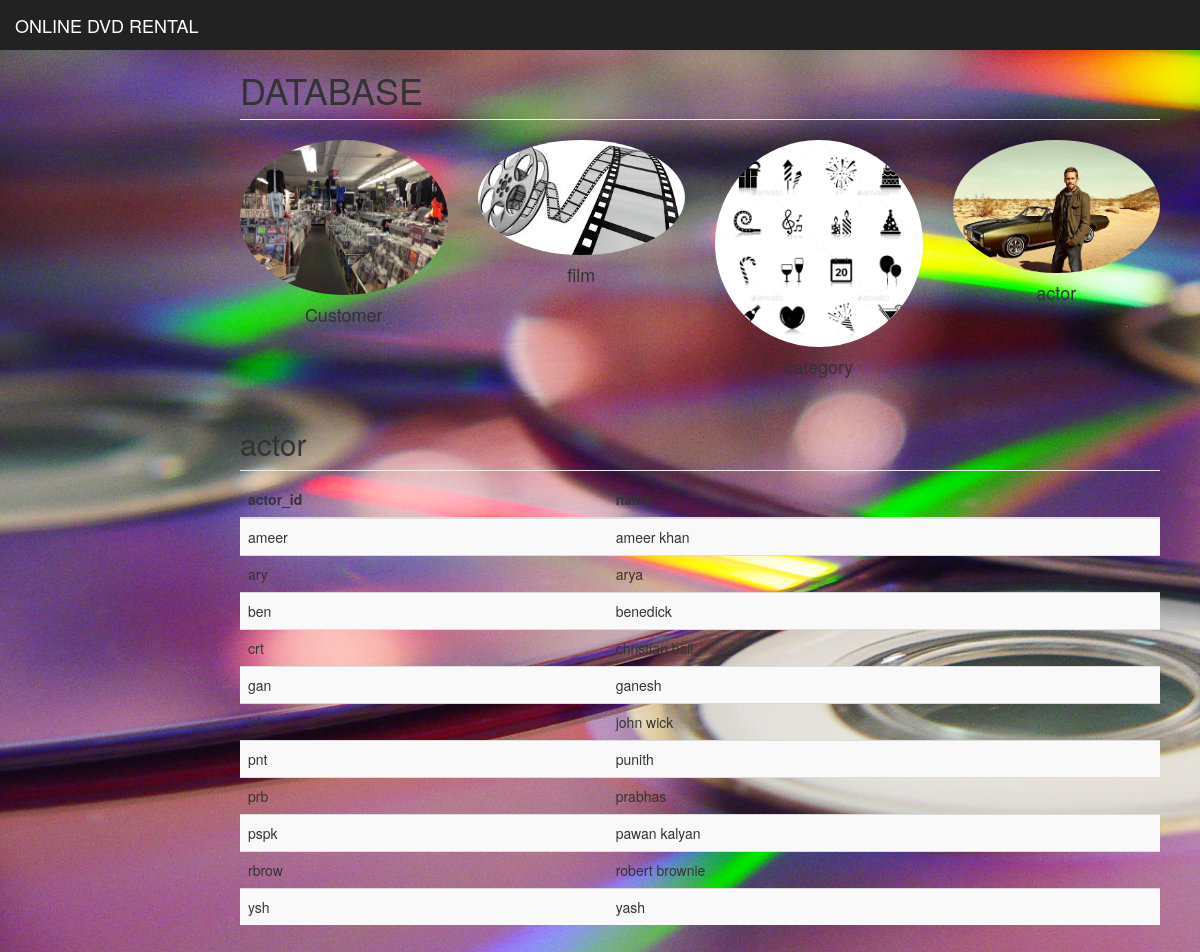
/DVD/Dash/index3.php, run on the app's committed database.
### tables this page shows
create table actor (actor_id varchar(50) primary key,name varchar(100));

### DVD/Dash/index3.php (the view, shortened to what this page needs)
<!DOCTYPE html>
<html lang="en">
  <head>
    <link href="bootstrap.min.css" rel="stylesheet">
    <link href="ie10-viewport-bug-workaround.css" rel="stylesheet">
    <link href="dashboard.css" rel="stylesheet">
  </head>
  <body  background="r22.jpg">
    <nav class="navbar navbar-inverse navbar-fixed-top">
      <div class="container-fluid">
        <div class="navbar-header">
        <a class="navbar-brand" href="\minidb/dvd/index.php">ONLINE DVD RENTAL </a>
        </div>
        <div id="navbar" class="navbar-collapse collapse">
          <ul class="nav navbar-nav navbar-right">
            <li><a href="#"></a></li>
            <li><a href="#"></a></li>
            <li><a href="#"></a></li>
            <li><a href="#"></a></li>
          </ul>
        </div>
      </div>
    </nav>
        <div class="col-sm-9 col-sm-offset-3 col-md-10 col-md-offset-2 main">
          <h1 class="page-header">DATABASE</h1>
          <div class="row placeholders">
            <div class="col-xs-6 col-sm-3 placeholder">
              <a href="index.php"><img src="images (23).jpg" width="350" height="300" class="img-responsive" alt="Generic placeholder thumbnail"></a>
            <h4>Customer</h4>
            </div>
            <div class="col-xs-6 col-sm-3 placeholder">
              <a href="index1.php"><img src="download.jpg" width="350" height="300" class="img-responsive" alt="Generic placeholder thumbnail"></a>
              <h4>film</h4>
            </div>
            <div class="col-xs-6 col-sm-3 placeholder">
              <a href="index2.php"><img src="images (7).png" width="350" height="350" class="img-responsive" alt="Generic placeholder thumbnail"></a>
              <h4>category</h4>
            </div>
            <div class="col-xs-6 col-sm-3 placeholder">
              <a href="index3.php"><img src="images (22).jpg" width="300" height="300" class="img-responsive" alt="Generic placeholder thumbnail"></a>
              <h4>actor</h4>
            </div>
          </div>
          <h2 class="sub-header">actor</h2>
          <div class="table-responsive">
            <table class="table table-striped">
              <thead>
                <tr>
                  <th>actor_id</th>
				  <th>name</th>
                </tr>
              </thead>
              <tbody>
               <?php
					$link = mysqli_connect("localhost", "root", "", "dvr1");
						$sql = "SELECT actor_id,name FROM actor";
					if($result = mysqli_query($link, $sql)){
					if(mysqli_num_rows($result) > 0){
                    while($row = mysqli_fetch_array($result)){
                        echo "<tr>";
                        echo "<td>" . $row['actor_id'] . "</td>";
						echo "<td>" . $row['name'] . "</td>";
                        echo "</tr>";
                    }
            } else{
                  echo "Could not search";
                }
            } else{
                echo "ERROR: Could not able to execute $sql. " . mysqli_error($link);
		}
		?>
              </tbody>
            </table>
          </div>
        </div>
  </body>
</html>

### DVD/Dash/dashboard.css (style rules this page uses)
body { padding-top: 50px; }
.sub-header { padding-bottom: 10px; border-bottom: 1px solid #eee; }
.navbar-fixed-top { border: 0; }
.main { padding: 20px; }
@media (min-width: 768px) { .main { padding-right: 40px; padding-left: 40px; } }
.main .page-header { margin-top: 0; }
.placeholders { margin-bottom: 30px; text-align: center; }
.placeholders h4 { margin-bottom: 0; }
.placeholder { margin-bottom: 20px; }
.placeholder img { display: inline-block; border-radius: 50%; }

### data on the page
actor: actor_id "ameer", name "ameer khan"
actor: actor_id "ary", name "arya"
actor: actor_id "ben", name "benedick"
actor: actor_id "crt", name "christian bail"
actor: actor_id "gan", name "ganesh"
actor: actor_id "jck", name "john wick"
actor: actor_id "pnt", name "punith"
actor: actor_id "prb", name "prabhas"
actor: actor_id "pspk", name "pawan kalyan"
actor: actor_id "rbrow", name "robert brownie"
actor: actor_id "ysh", name "yash"
